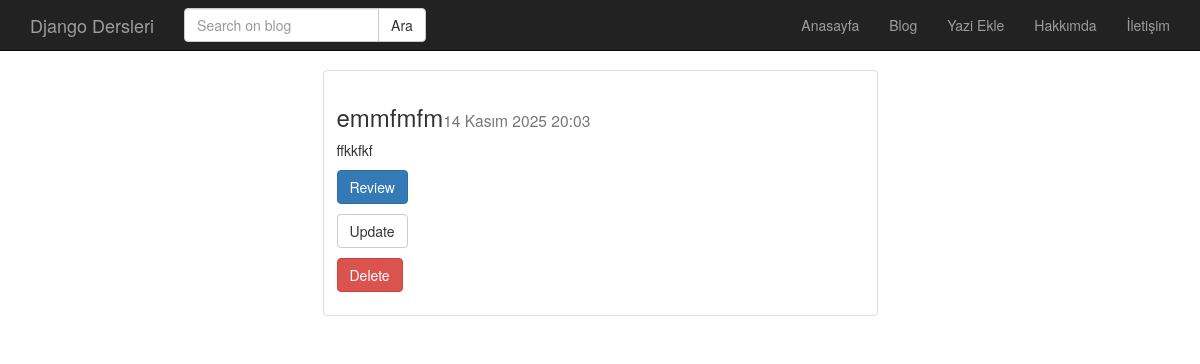
Screenshot of /post/12/ with the database file from the repository.
### post/models.py (models this page shows, shortened)
class Post(models.Model):
    baslik = models.CharField(max_length=120, verbose_name='Title')
    metin = models.TextField(verbose_name='Content')
    yayimlanma_tarihi = models.DateTimeField(verbose_name='Published Date', auto_now_add=True)
    def get_absolute_url(self):
        return reverse('post:detail', kwargs={"id" : self.id})
    def get_update_url(self):
        return reverse('post:update', kwargs={"id" : self.id})
    def get_delete_url(self):
        return reverse('post:delete', kwargs={"id" : self.id})

### post/views.py (the view)
# urls.py: path('<int:id>/', post_detail, name='detail'),
def post_detail(request, id):
    post = get_object_or_404(Post, id=id)
    context = {
        'post' : post
    }
    return render(request, 'post/detail.html', context)

### templates/post/detail.html
{% extends 'base.html' %}
{% block body %}
        <div class="container">
        <div class="row" >
            <div class="col-md-6 col-md-offset-3" >
                <div class="thumbnail">
                    <div class="caption">
                        <h3>{{post.baslik}}<small>{{post.yayimlanma_tarihi}}</small></h3>
                        <p>{{post.metin | linebreaks}}</p>
                        <p><a href="{{ post.get_absolute_url }}" class="btn btn-primary">Review</a></p>
                        <p><a href="{{ post.get_update_url }}" class="btn btn-default">Update</a></p>
                        <p><a href="{{ post.get_delete_url }}" class="btn btn-danger">Delete</a></p>
                    </div>
                </div>
            </div>
            </div>
        </div>
{% endblock %}

### static/css/style.css (style rules this page uses)
body { padding-top: 70px; }

### rows the page displays
Post: baslik "emmfmfm", yayimlanma_tarihi "14 Kasım 2025 20:03", metin "ffkkfkf"
